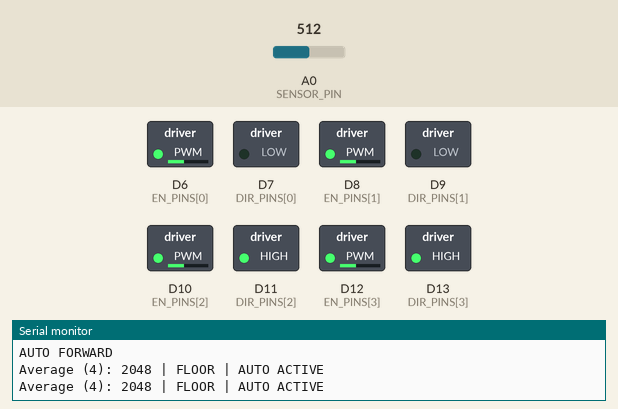
Simulated run of this sketch. Board: Arduino Zero (SAMD21). On the bench: switched loads named in the sketch (green lamp = pin HIGH), the last lines printed to the serial monitor. The inputs (shaded band) are chosen by the test bench; at power-on: A0 (SENSOR_PIN) = 512 (analog values on the 0–1023 scale).

Above: at 1.2 s.
1.3 s: A0 (SENSOR_PIN) set to 836
2.8 s: A0 (SENSOR_PIN) set to 864
At 3.2 s:
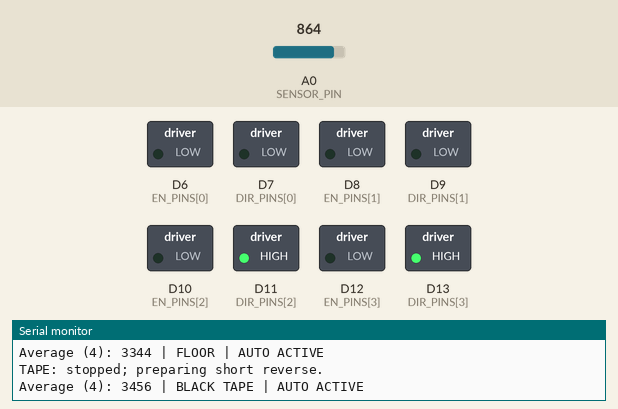
At 4.5 s:
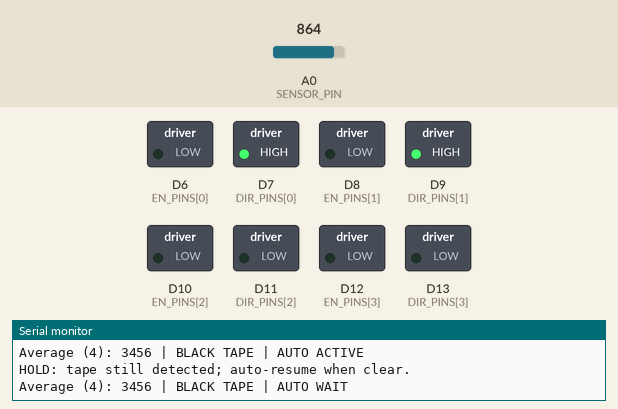
8.2 s: A0 (SENSOR_PIN) set to 787
9.9 s: A0 (SENSOR_PIN) set to 761
At 11.8 s:
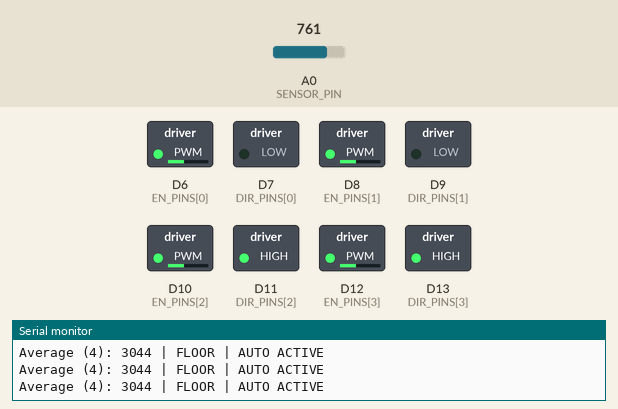
Timing chart, 0 to 12.9 s (numbered marks = the images above; inputs shaded):
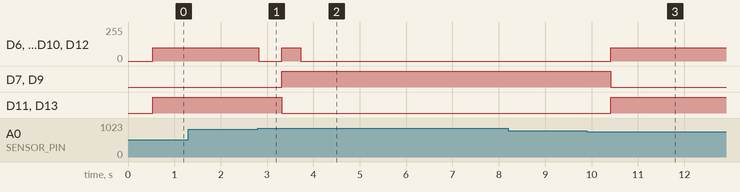

The sketch:

Confirmed_Automatic_Boundary.ino
```cpp
// automatic bench mode: starts when clear, loops without an overall timeout.
const int DIR_PINS[] = {7, 9, 11, 13};
const int EN_PINS[] = {6, 8, 10, 12};
const int FORWARD_LEVEL[] = {LOW, LOW, HIGH, HIGH};
const bool IS_LEFT[] = {true, true, false, false};
const int SENSOR_PIN = A0;
const int BLACK_THRESHOLD = 3400; // Enter tape above this ( confirm as you go)
const int CLEAR_THRESHOLD = 3100; // Return to floor below this
const int CONFIRM_SAMPLES = 3;    // Three consecutive averaged decisions
bool onTape = true;              // Startup waits for confirmed clear floor.
int confirmCount = 0;
const int SAMPLE_COUNT = 4;
const unsigned long SAMPLE_INTERVAL_MS = 5;
int samples[SAMPLE_COUNT] = {0};
int sampleIndex = 0;
int samplesFilled = 0;
unsigned long sampleSum = 0;
unsigned long lastSampleAt = 0;
int averagedReading = 0;
const int TEST_PWM = 100;
const unsigned long PAUSE_MS = 500;
const unsigned long REVERSE_MS = 400;
const unsigned long TURN_MS = 900;    // Longer starting estimate.  calibrate for ~90 degrees.
enum State { IDLE, FORWARD, PAUSE_BEFORE_REVERSE, REVERSE, PAUSE_BEFORE_TURN, TURN_RIGHT };
State state = IDLE;
bool automaticEnabled = true;
bool clearTracking = false;
unsigned long clearSince = 0;
unsigned long stateStartedAt = 0;
unsigned long stoppedAt = 0;
unsigned long lastPrint = 0;

void motorsOff() {
  for (int i = 0; i < 4; i++) analogWrite(EN_PINS[i], 0);
}
void driveSides(bool leftForward, bool rightForward) {
  motorsOff();
  for (int i = 0; i < 4; i++) {
    bool forward = IS_LEFT[i] ? leftForward : rightForward;
    int direction = FORWARD_LEVEL[i];
    if (!forward) direction = (direction == LOW) ? HIGH : LOW;
    digitalWrite(DIR_PINS[i], direction);
  }
  for (int i = 0; i < 4; i++) analogWrite(EN_PINS[i], TEST_PWM);
}
void enterState(State next) {
  state = next;
  stateStartedAt = millis();
}
void finish(const char *message, bool manualPause = true) {
  motorsOff();
  if (manualPause) automaticEnabled = false;
  clearTracking = false;
  enterState(IDLE);
  stoppedAt = millis();
  Serial.println(message);
}
void setup() {
  for (int i = 0; i < 4; i++) {
    digitalWrite(EN_PINS[i], LOW);
    pinMode(EN_PINS[i], OUTPUT);
    digitalWrite(DIR_PINS[i], LOW);
    pinMode(DIR_PINS[i], OUTPUT);
  }
  analogWriteResolution(8);
  analogReadResolution(12);
  pinMode(SENSOR_PIN, INPUT);
  Serial.begin(115200);
}
void loop() {
  unsigned long now = millis();
  if (now - lastSampleAt >= SAMPLE_INTERVAL_MS) {
    lastSampleAt = now;
    sampleSum -= samples[sampleIndex];
    samples[sampleIndex] = analogRead(SENSOR_PIN);
    sampleSum += samples[sampleIndex];
    sampleIndex = (sampleIndex + 1) % SAMPLE_COUNT;
    if (samplesFilled < SAMPLE_COUNT) samplesFilled++;
    averagedReading = sampleSum / samplesFilled;
    if (samplesFilled == SAMPLE_COUNT) {
      bool changeRequested = onTape ? averagedReading < CLEAR_THRESHOLD
                                    : averagedReading > BLACK_THRESHOLD;
      if (changeRequested) {
        confirmCount++;
        if (confirmCount >= CONFIRM_SAMPLES) {
          onTape = !onTape;
          confirmCount = 0;
        }
      } else confirmCount = 0;
    }
  }
  bool sensorReady = samplesFilled == SAMPLE_COUNT;
  if (Serial.available()) {
    char command = Serial.read();
    if (command == 's') {
      finish("STOP: manual command.");
      return;
    }
    if (command == 'f' && state == IDLE) {
      automaticEnabled = true;
      clearTracking = false;
      Serial.println("AUTO enabled: waiting for clear sensor.");
    }
  }
  // Require 500 ms continuously clear before automatic start/resume.
  if (state == IDLE && automaticEnabled && sensorReady) {
    if (onTape) clearTracking = false;
    else {
      if (!clearTracking) {
        clearSince = millis();
        clearTracking = true;
      }
      if (millis() - clearSince >= PAUSE_MS && millis() - stoppedAt >= PAUSE_MS) {
        driveSides(true, true);
        enterState(FORWARD);
        clearTracking = false;
        Serial.println("AUTO FORWARD");
      }
    }
  }
  unsigned long elapsed = millis() - stateStartedAt;
  switch (state) {
    case FORWARD:
      if (onTape) {
        motorsOff();
        enterState(PAUSE_BEFORE_REVERSE);
        Serial.println("TAPE: stopped; preparing short reverse.");
      }
      break;
    case PAUSE_BEFORE_REVERSE:
      if (elapsed >= PAUSE_MS) {
        driveSides(false, false);
        enterState(REVERSE);
        Serial.println("REVERSE");
      }
      break;
    case REVERSE:
      // Expected tape while backing away does not repeatedly restart recovery.
      if (elapsed >= REVERSE_MS) {
        motorsOff();
        enterState(PAUSE_BEFORE_TURN);
        Serial.println("STOP: reverse finished.");
      }
      break;
    case PAUSE_BEFORE_TURN:
      if (elapsed >= PAUSE_MS) {
        if (onTape) finish("HOLD: tape still detected; auto-resume when clear.", false);
        else {
          driveSides(true, false);
          enterState(TURN_RIGHT);
          Serial.println("TURN RIGHT");
        }
      }
      break;
    case TURN_RIGHT:
      if (onTape) finish("HOLD: tape during turn; auto-resume when clear.", false);
      else if (elapsed >= TURN_MS) {
        motorsOff();
        enterState(IDLE);
        stoppedAt = millis();
        clearTracking = false;
        Serial.println("Turn finished: automatic forward resumes when clear.");
      }
      break;
    case IDLE:
      break;
  }
  now = millis();
  if (sensorReady && now - lastPrint >= 250 && Serial.availableForWrite() >= 60) {
    lastPrint = now;
    Serial.print("Average (4): "); Serial.print(averagedReading);
    Serial.print(onTape ? " | BLACK TAPE" : " | FLOOR");
    Serial.println(!automaticEnabled ? " | PAUSED" : (state == IDLE ? " | AUTO WAIT" : " | AUTO ACTIVE"));
  }
}
```

Measured:
- the behaviour switches between 850 and 851 on A0 (SENSOR_PIN) (found by bisection; images 0 and 1)
- the behaviour switches between 775 and 774 on A0 (SENSOR_PIN) (found by bisection; images 2 and 3)
- after the input at 2.8 s, D6 (EN_PINS[0]), D8 (EN_PINS[1]), D10 (EN_PINS[2]), D12 (EN_PINS[3]): 100/255 → 0/255 at once, → 100/255 0.50 s later, → 0/255 0.40 s later; D7 (DIR_PINS[0]), D9 (DIR_PINS[1]): LOW → HIGH after 0.52 s; D11 (DIR_PINS[2]), D13 (DIR_PINS[3]): HIGH → LOW after 0.52 s
- after the input at 9.9 s, D6 (EN_PINS[0]), D8 (EN_PINS[1]), D10 (EN_PINS[2]), D12 (EN_PINS[3]): 0/255 → 100/255 after 0.52 s; D7 (DIR_PINS[0]), D9 (DIR_PINS[1]): HIGH → LOW after 0.52 s; D11 (DIR_PINS[2]), D13 (DIR_PINS[3]): LOW → HIGH after 0.52 s
